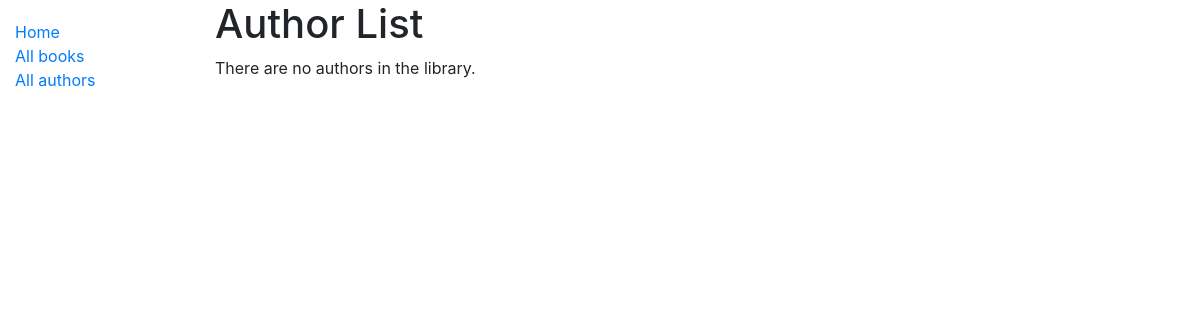
The app's page /catalog/authors/, older data.
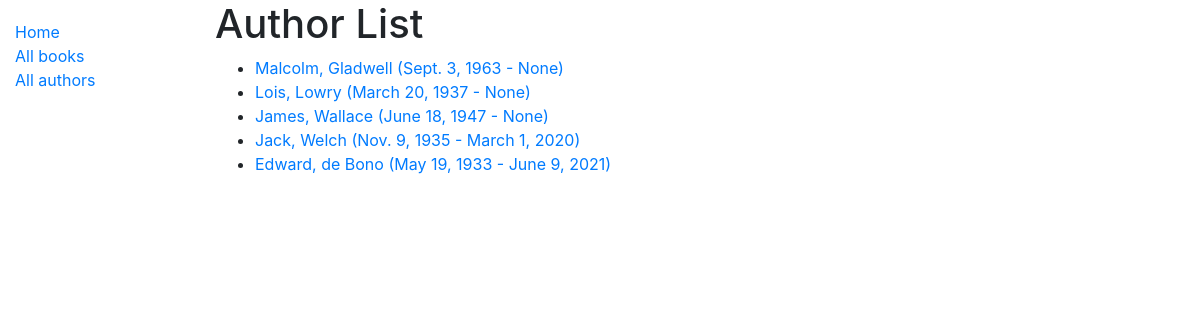
The same page, newer data.
### catalog/models.py (models this page shows, shortened)
class CatalogModel(models.Model):
    created_at = models.DateTimeField(auto_now_add=True, null=True)
    updated_at = models.DateTimeField(auto_now=True, null=True)
    class Meta:
        abstract = True

class Author(CatalogModel):
    first_name = models.CharField(max_length=100)
    last_name = models.CharField(max_length=100)
    date_of_birth = models.DateField(null=True, blank=True)
    date_of_death = models.DateField('Died', null=True, blank=True)
    class Meta:
        ordering = ['last_name', 'first_name']
    def get_absolute_url(self):
        return reverse('author-detail', args=[str(self.id)])

### catalog/views.py (the view)
# urls.py: path('authors/', views.AuthorListView.as_view(), name='authors'),
class AuthorListView(generic.ListView):
    model = Author

### catalog/templates/catalog/author_list.html
{% extends "common_html.html" %}
{% block content %}
  <h1>Author List</h1>
  {% if author_list %}
  <ul>
    {% for author in author_list %}
      <li>
        <a href="{{ author.get_absolute_url }}">{{ author.first_name}},
        {{ author.last_name }} ({{ author.date_of_birth }} - {{author.date_of_death}})</a>
      </li>
    {% endfor %}
  </ul>
  {% else %}
    <p>There are no authors in the library.</p>
  {% endif %}
{% endblock %}

### catalog/templates/common_html.html (shortened to what this page needs)
<!DOCTYPE html>
<html lang="en">
    <head>
        <link rel="stylesheet" href="https://cdn.jsdelivr.net/npm/bootstrap@4.5.3/dist/css/bootstrap.min.css">
        {% load static %}
        <link rel="stylesheet" href="{% static 'css/styles.css' %}">
    </head>
    <body>
        <div class="container-fluid">
            <div class="row">
                <div class="col-sm-2">
                    {% block sidebar %}
                    <ul class="sidebar-nav">
                        <li><a href="{% url 'index' %}">Home</a></li>
                        <li><a href="{% url 'books' %}">All books</a></li>
                        <li><a href="{% url 'authors' %}">All authors</a></li>
                    </ul>
                    {% endblock %}
                </div>
                <div class="col-sm-10 ">
                    {% block content %}
                    {% endblock %}
                </div>
            </div>
        </div>
    </body>
</html>

### catalog/static/css/styles.css (style rules this page uses)
.sidebar-nav { margin-top: 20px; padding: 0; list-style: none; }

Row changes from the older to the newer data that the page shows:
added Author: first_name "Malcolm", last_name "Gladwell", date_of_birth "Sept. 3, 1963", date_of_death "None"
added Author: first_name "Lois", last_name "Lowry", date_of_birth "March 20, 1937", date_of_death "None"
added Author: first_name "James", last_name "Wallace", date_of_birth "June 18, 1947", date_of_death "None"
added Author: first_name "Jack", last_name "Welch", date_of_birth "Nov. 9, 1935", date_of_death "March 1, 2020"
added Author: first_name "Edward", last_name "de Bono", date_of_birth "May 19, 1933", date_of_death "June 9, 2021"
Text that changed along with them:
text no longer shown: "There are no authors in the library."
